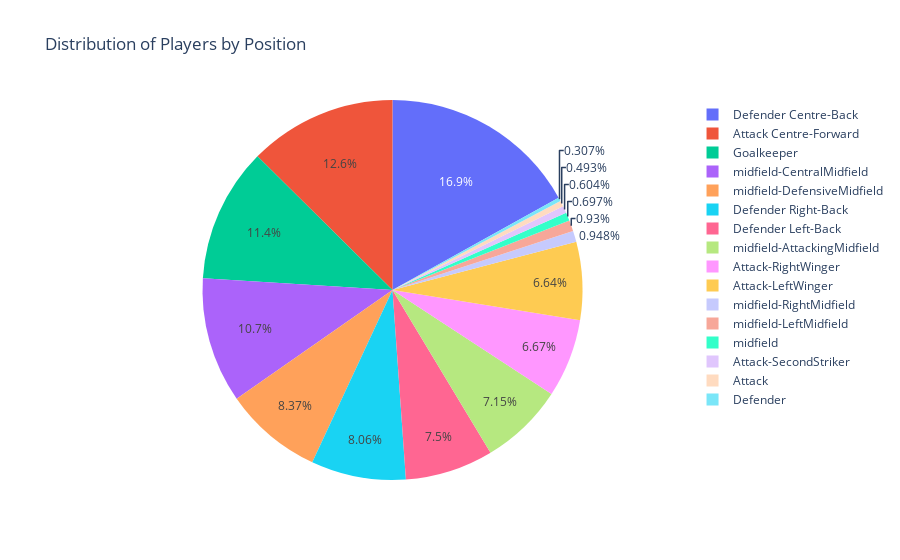

Notebook cell for this chart:
### Markdown cell above
#### I. Categorical Variables:

we’ll use frequency table to understand distribution of each category
- Bar Chart (Ordinal) - Orderd
- Pie Chart (Nominal) - non Orderd

### Code cell
fig = px.pie(df, names='position', title='Distribution of Players by Position')
fig.show()

### Figure 1 — Plotly figure (JSON) as saved in the notebook; plotly's stock layout.template omitted (floating-point values rounded to 4 significant figures; data arrays with more than 128 entries replaced by an {"elided": "..."} marker saying what was removed)
{"data": [{"domain": {"x": [0, 1], "y": [0, 1]}, "hovertemplate": "position=%{label}<extra></extra>", "labels": {"elided": "10754 str values"}, "legendgroup": "", "name": "", "showlegend": true, "type": "pie"}], "layout": {"legend": {"tracegroupgap": 0}, "title": {"text": "Distribution of Players by Position"}}}
